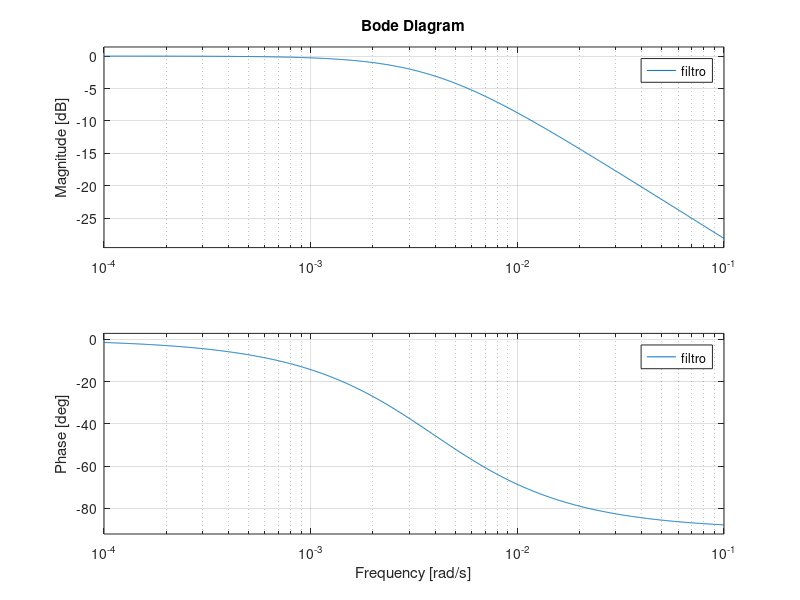
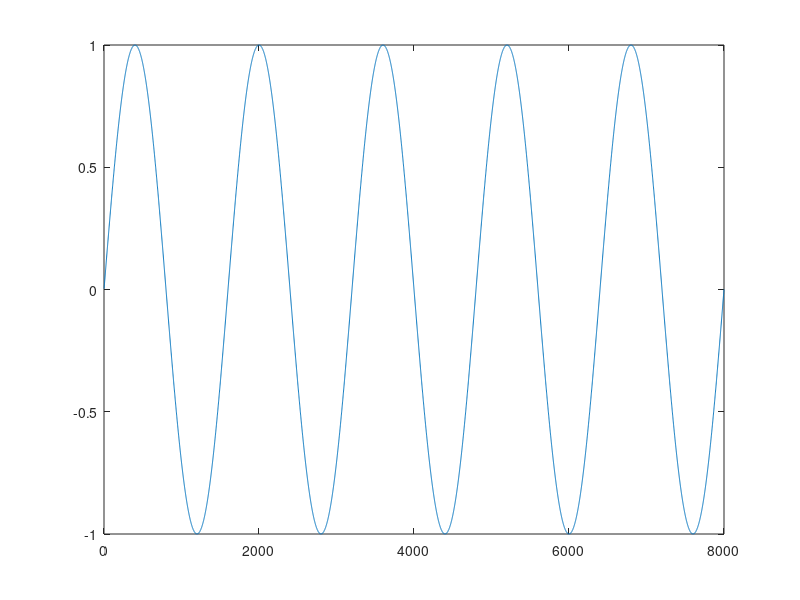
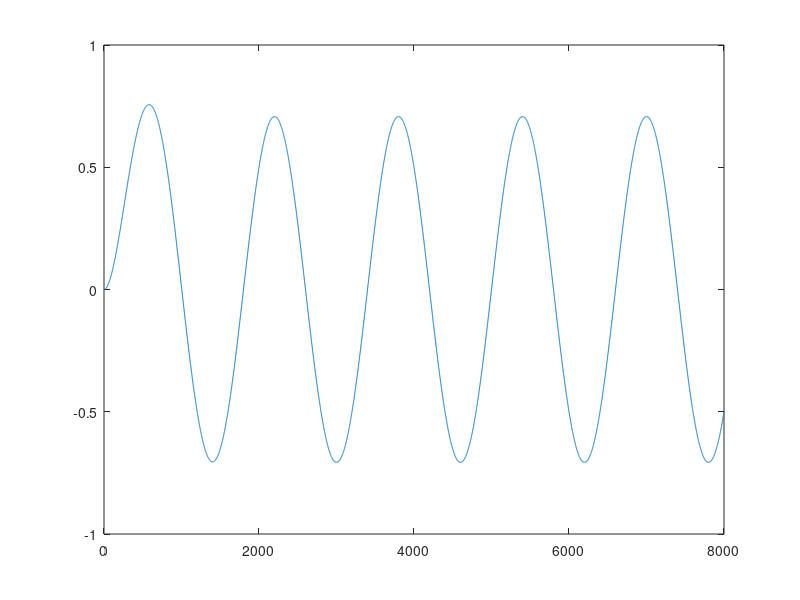

The MATLAB source for these figures, in order:
%%TESTE DE FUNCAO DE TRANSFERENCIA
clear
clc
pkg load control

fs = 8000;
f = 5;

f_filtro = (f*2*pi/fs);
num = f_filtro;
den = [1 f_filtro];
filtro = tf(num, den);

figure(1);
bode(filtro);

for i=1:fs
  x_senoide(i) = i;
  y_senoide(i) = sin(2*pi*f*x_senoide(i)/fs);
end

sim = lsim(filtro, y_senoide, x_senoide);

figure(2);
plot(x_senoide, y_senoide);

figure(3);
plot(sim);